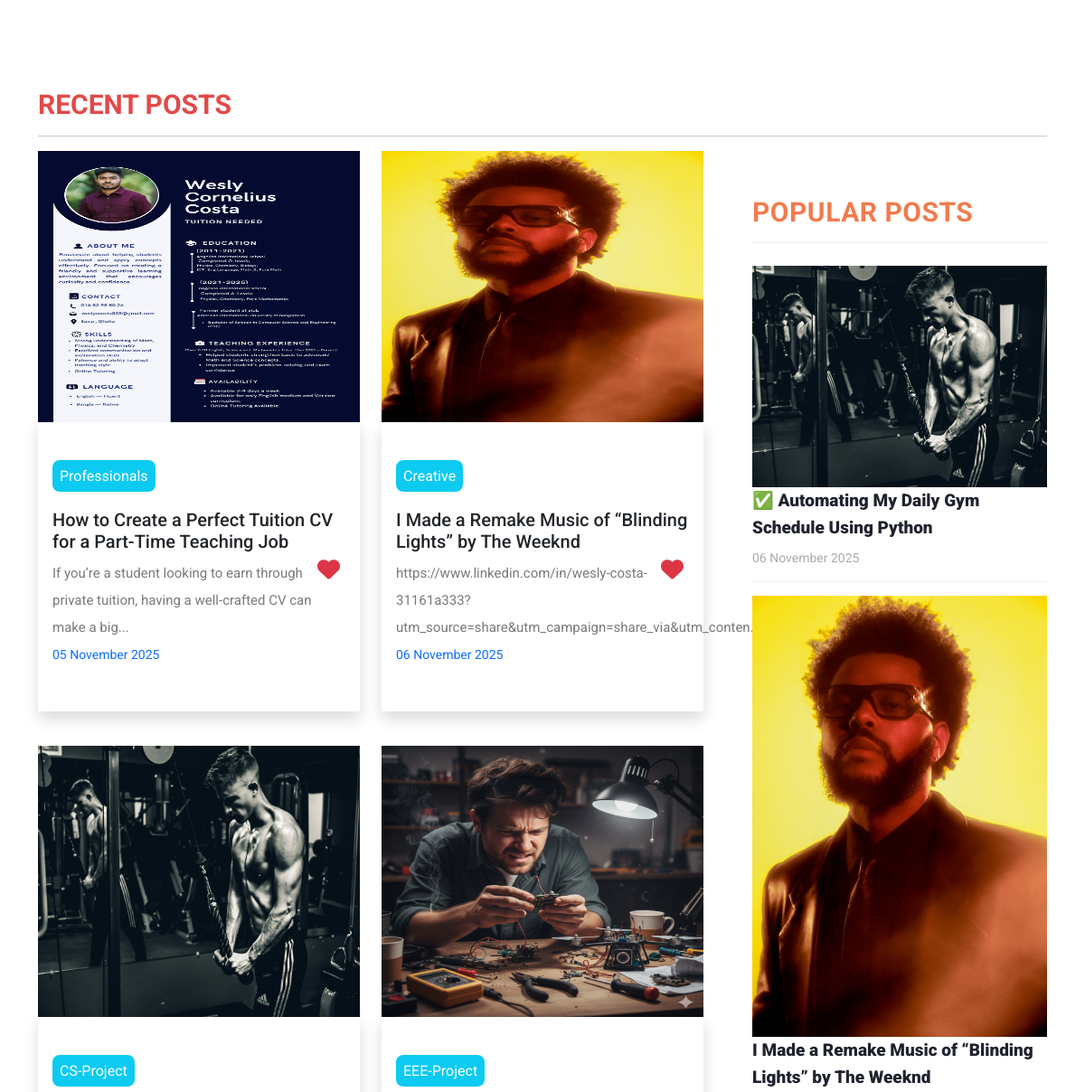
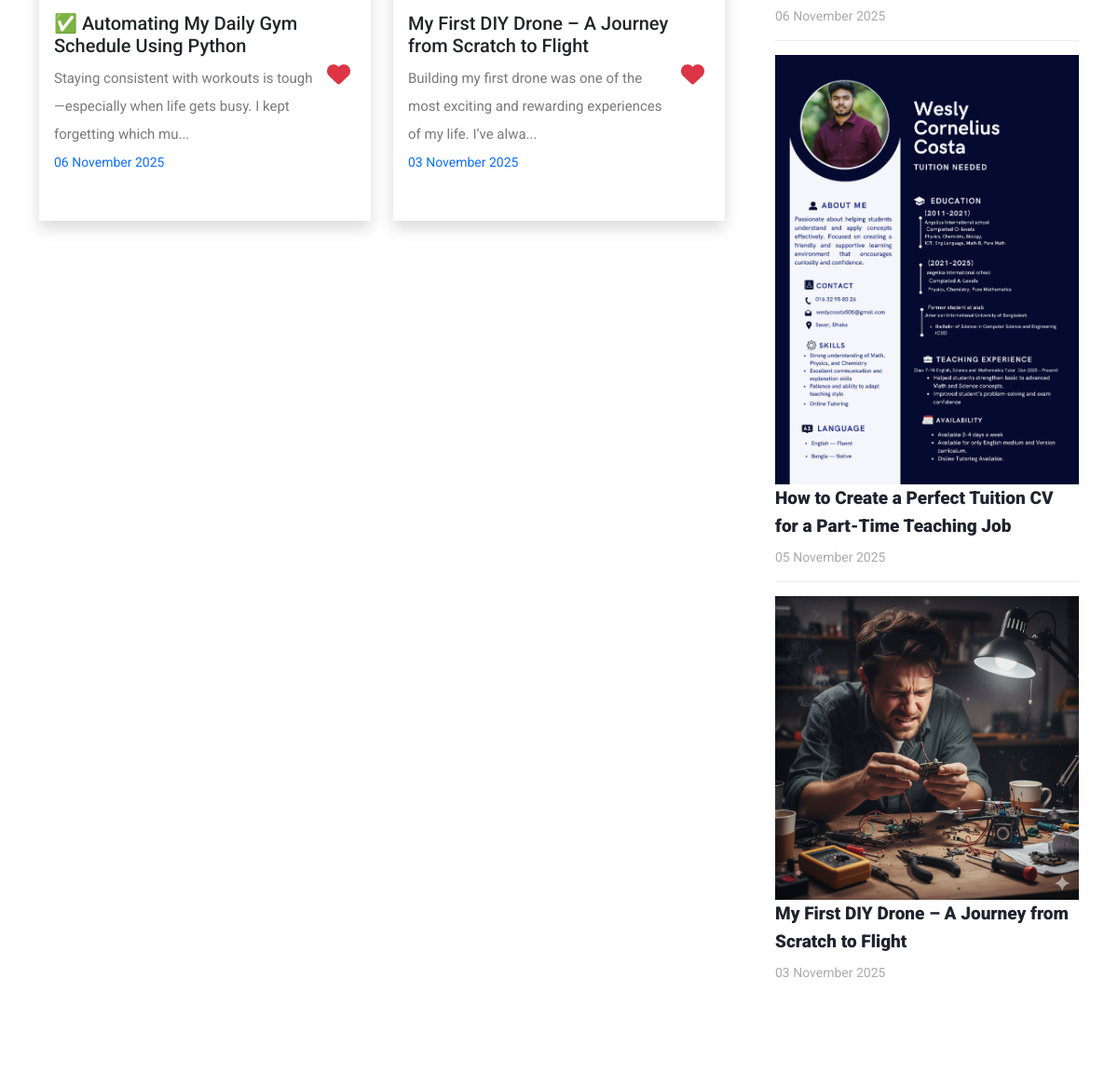
Before: / (middle part) with the older database file (2 pictures, top to bottom).
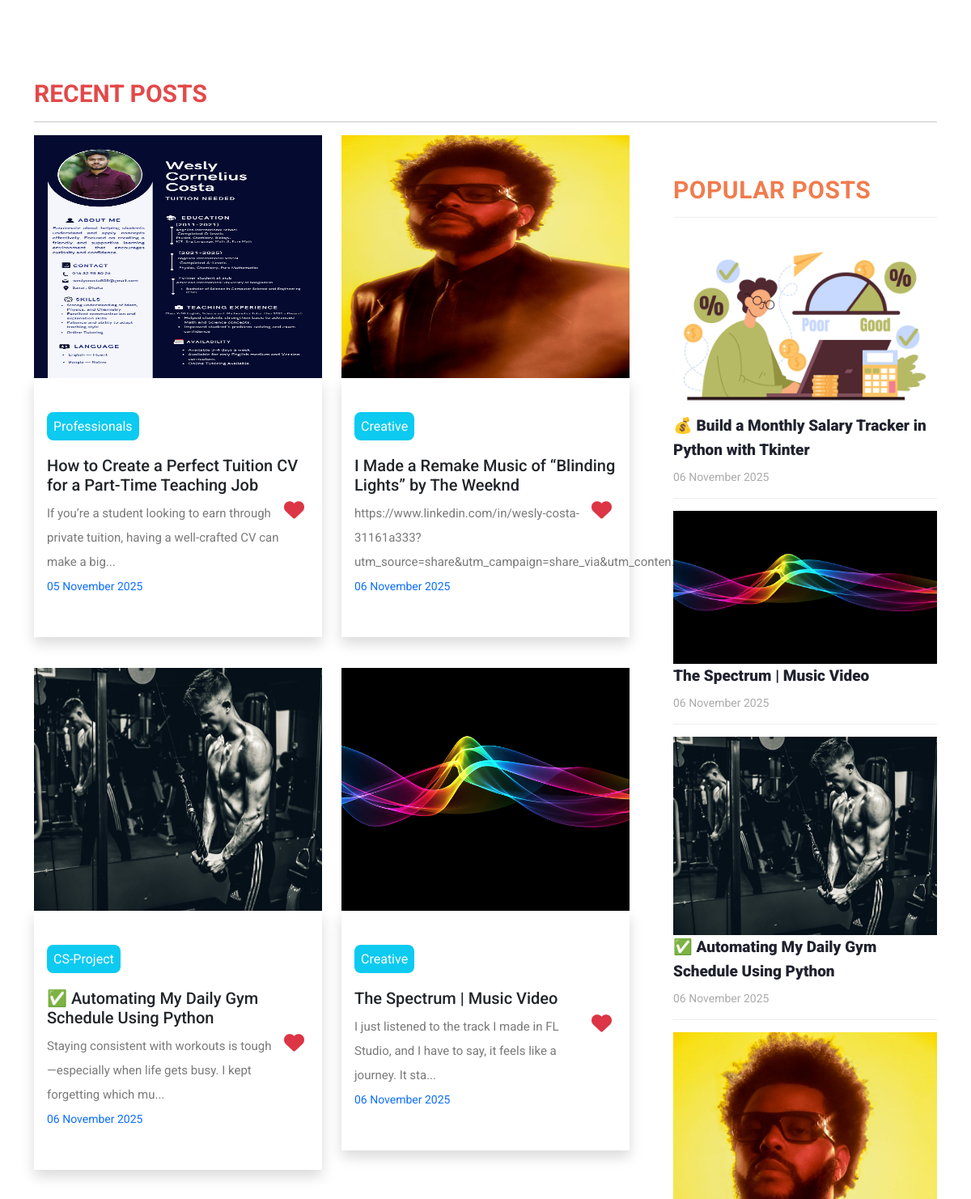
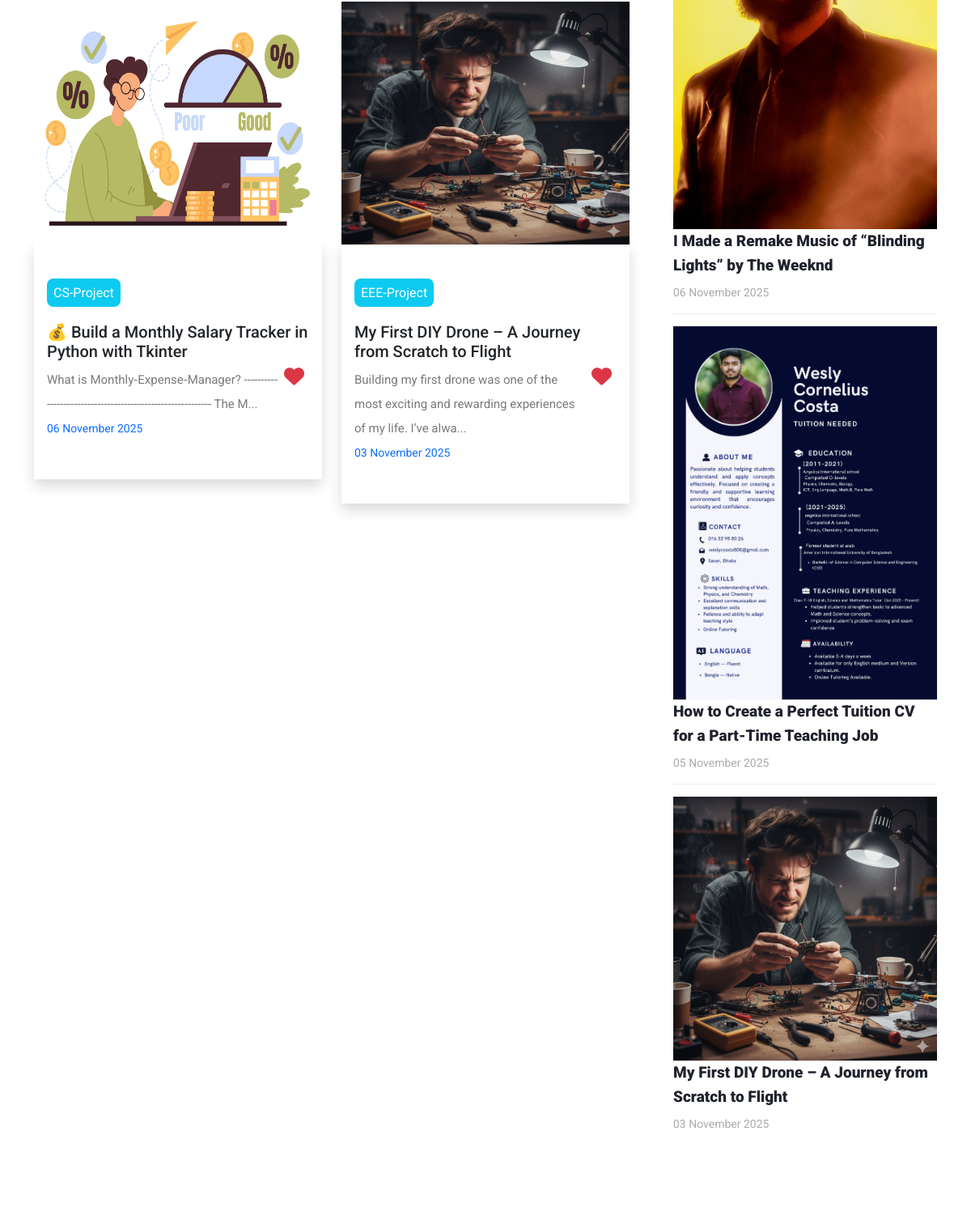
After: the same page with the newer database file (2 pictures, top to bottom).
### myapp/models.py (models this page shows, shortened)
class Post(models.Model):
    postname = models.CharField(max_length=600)
    category = models.CharField(max_length=600)
    image = models.ImageField(upload_to='images/posts',blank=True,null=True)
    content = models.CharField(max_length=100000)
    time = models.CharField(default=time,max_length=100, blank=True)
    likes = models.IntegerField(null=True,blank=True,default=0)
    user = models.ForeignKey(User,on_delete=models.CASCADE)

### myapp/views.py (the view)
# urls.py: path("",views.index,name="index"),
def index(request):
    return render(request,"index.html",{
        'posts':Post.objects.filter(user_id=request.user.id).order_by("id").reverse(),
        'top_posts':Post.objects.all().order_by("-likes"),
        'recent_posts':Post.objects.all().order_by("-id"),
        'user':request.user,
        'media_url':settings.MEDIA_URL
    })

### templates/index.html (shortened to what this page needs)
{% load static %}
<!DOCTYPE html>
<html lang="en">
<head>
  <link href="https://cdn.jsdelivr.net/npm/bootstrap@5.3.0-alpha3/dist/css/bootstrap.min.css" rel="stylesheet"
>
  <link href="{% static 'vendor/bootstrap/css/bootstrap.min.css' %}" rel="stylesheet">
  <link href="https://cdn.jsdelivr.net/npm/bootstrap@5.3.1/dist/css/bootstrap.min.css" rel="stylesheet"
>
</head>
<link rel="stylesheet" href="{% static 'assets/css/fontawesome.css' %}">
<link rel="stylesheet" href="https://cdnjs.cloudflare.com/ajax/libs/font-awesome/6.4.2/css/all.min.css">
<link rel="stylesheet" href="{% static 'assets/css/templatemo-stand-blog.css' %}">
<link rel="stylesheet" href="{% static 'assets/css/owl.css' %}">
<link rel="stylesheet" href="{% static 'assets/css/styles.css' %}">
</head>
<body>
  <section class="blog-posts">
    <div class="container">
      <h3 class="mb-2" style="color: rgb(227, 73, 73); font-size: 30px; font-weight: bold;">RECENT POSTS</h3>
      <hr>
      <div class=" row">
        <div class="col-lg-8">
          <div class="all-blog-posts">
            <div class="row">
              {% for post in top_posts|slice:"0:7" %}
              <div class="col col-lg-6 col-12 pb-2 blog-post ">
                <img src="{{media_url}}{{post.image}}" alt="" class="img-fluid" width="100%">
                <div class="px-3 py-5 shadow">
                  <a href="{% url 'post' post.id %}" class="text-decoration-none text-dark mb-3">
                    <span class="text-white bg-info text-center rounded-3 mt-5"
                      style="padding: 8px;">{{post.category}}</span>
                    <h5 class="mt-4">{{post.postname}}</h5>
                  </a>
                  <form method="post" action="{% url 'increaselikes' post.id %}">
                    <button class="float-right small" type="submit"
                      style="border: none; background: transparent; font-size: 25px;"><i
                        class="fa fa-heart text-danger"></i></button>
                  </form>
                  <p class="mt-2">{{post.content|slice:"0:100"}}...</p>
                  <p class="small text-primary">{{post.time}} </p>
                </div>
              </div>
              {% endfor %}
            </div>
          </div>
        </div>
        <div class="col-lg-4">
          <div class="sidebar">
            <div class="row">
              <div class="col-lg-12">
                <div class="sidebar-item recent-posts">
                  <div class="sidebar-heading">
                    <h2 style="color: rgb(240, 124, 78); font-size: 30px; font-weight: bold;">Popular Posts</h2>
                  </div>
                  <div class="content">
                    <ul>
                      {% for post in recent_posts|slice:"0:" %}
                      <li>
                        <img src="{{media_url}}{{post.image}}" class="img-fluid" alt="" width="100%">
                        <a href="post-details.html">
                          <a href="{% url 'post' post.id %}" class="text-decoration-none text-dark">
                            <h5>{{post.postname}}</h5>
                          </a>
                          <span>{{post.time}}</span>
                        </a>
                      </li>
                      {% endfor %}
                    </ul>
                  </div>
                </div>
              </div>
            </div>
          </div>
        </div>
      </div>
    </div>
  </section>
</body>
</html>

### static/assets/css/templatemo-stand-blog.css (style rules this page uses)
body { font-family: 'Roboto', sans-serif; overflow-x: hidden; text-rendering: optimizeLegibility; -webkit-font-smoothing: antialiased; -moz-osx-font-smoothing: grayscale; }
p { margin-bottom: 0px; font-size: 15px; font-weight: 400; color: #7a7a7a; line-height: 30px; }
a { text-decoration: none!important; }
ul { padding: 0; margin: 0; list-style: none; }
h1,h2,h3,h4,h5,h6 { margin: 0px; }
.blog-posts { margin-top: 100px; }
.blog-posts .blog-post { margin-bottom: 30px; }
.blog-posts .sidebar-heading h2 { font-size: 18px; text-transform: uppercase; font-weight: 900; letter-spacing: 0.5px; color: #20232e; border-bottom: 1px solid #eee; padding-bottom: 15px; margin-bottom: 25px; }
.sidebar { margin-left: 30px; }
.sidebar .sidebar-item { margin-top: 50px; }
.sidebar .sidebar-heading h2 { font-size: 18px; text-transform: uppercase; font-weight: 900; letter-spacing: 0.5px; color: #20232e; border-bottom: 1px solid #eee; padding-bottom: 15px; margin-bottom: 25px; }
.sidebar .recent-posts ul li { margin-bottom: 15px; padding-bottom: 15px; border-bottom: 1px solid #eee; }
.sidebar .recent-posts ul li:last-child { margin-bottom: 0px; padding-bottom: 0px; border-bottom: none; }
.sidebar .recent-posts ul li h5 { font-size: 19px; font-weight: 900; color: #20232e; line-height: 30px; transition: all 0.3s; }
.sidebar .recent-posts ul li span { display: block; font-size: 14px; color: #aaa; margin-top: 8px; }

### static/assets/css/styles.css (style rules this page uses)
.blog-posts .blog-post img, .blog-post img { height: 300px; }

### templates/footer.html (style rules this page uses)
li { text-decoration: none; text-align: left; }
li a { color: rgb(153, 147, 147); }

Changed rows visible on the page:
added Post: image (picture), category "Creative", postname "The Spectrum | Music Video", content "I just listened to the track I made in FL Studio, and I have to say, it feels like a journey. It sta", time "06 November 2025"
added Post: image (picture), category "CS-Project", postname "💰 Build a Monthly Salary Tracker in Python with Tkinter", content "What is Monthly‑Expense‑Manager? ----------------------------------------------------------- The M", time "06 November 2025"
